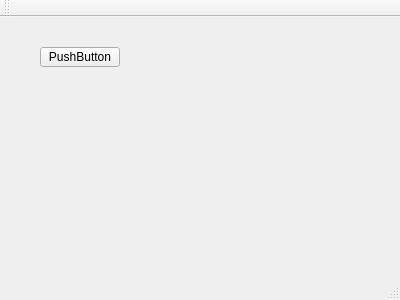
<?xml version="1.0" encoding="UTF-8"?>
<ui version="4.0">
 <class>MainWindow</class>
 <widget class="QMainWindow" name="MainWindow">
  <property name="geometry">
   <rect>
    <x>0</x>
    <y>0</y>
    <width>400</width>
    <height>300</height>
   </rect>
  </property>
  <property name="windowTitle">
   <string>MainWindow</string>
  </property>
  <widget class="QWidget" name="centralWidget">
   <widget class="QPushButton" name="pushButton">
    <property name="geometry">
     <rect>
      <x>40</x>
      <y>30</y>
      <width>80</width>
      <height>20</height>
     </rect>
    </property>
    <property name="text">
     <string>PushButton</string>
    </property>
   </widget>
  </widget>
  <widget class="QMenuBar" name="menuBar">
   <property name="geometry">
    <rect>
     <x>0</x>
     <y>0</y>
     <width>400</width>
     <height>21</height>
    </rect>
   </property>
  </widget>
  <widget class="QToolBar" name="mainToolBar">
   <attribute name="toolBarArea">
    <enum>TopToolBarArea</enum>
   </attribute>
   <attribute name="toolBarBreak">
    <bool>false</bool>
   </attribute>
  </widget>
  <widget class="QStatusBar" name="statusBar"/>
 </widget>
 <layoutdefault spacing="6" margin="11"/>
 <resources/>
 <connections/>
</ui>
